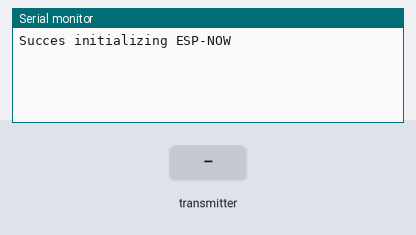
Recording of a sketch running on a simulated ESP32. On the bench: the last lines printed to the serial monitor. The inputs (shaded band) are chosen by the test bench.

Above: at 1.2 s.
1.3 s: the transmitter starts sending x = 0
At 1.61 s:
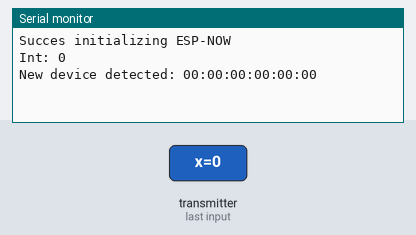
2.8 s: the transmitter starts sending x = 1024
At 3.11 s:
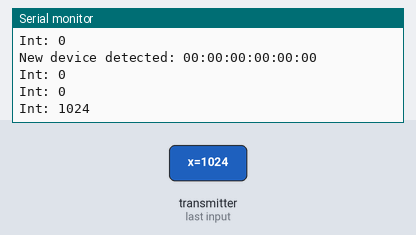

The sketch:

RECIEVER_ESP_NOW.ino
```cpp
#include <esp_now.h>
#include <WiFi.h>

#define MAX_DEV 10

typedef struct messege_struct{
  int x;
} messege_struct;

messege_struct myMessege;

uint8_t knownDevices[MAX_DEV] [6];
int devKnown = 0;

bool isNewDev(const uint8_t *mac){
  for(int i=0; i<devKnown; i++){
    if(memcmp(mac, knownDevices[i], 6)==0){
      return false;
    }
  }

  if(devKnown<MAX_DEV){
    memcpy(knownDevices[devKnown], mac,6);
    devKnown++;
  }
  return true;
}

void printMac(const uint8_t *mac) {
  for (int i = 0; i < 6; i++) {
    if (mac[i] < 16) Serial.print("0");
    Serial.print(mac[i], HEX);
    if (i < 5) Serial.print(":");
  }
}

void OnDataRecv(const uint8_t * mac, const uint8_t *incomingData, int len) {
  memcpy(&myMessege, incomingData, sizeof(myMessege));
  Serial.print("Int: ");
  Serial.println(myMessege.x);

  if (isNewDev(mac)){
    Serial.print("New device detected: ");
    printMac(mac);
    Serial.println();
  }
}

void setup() {
    Serial.begin(9600);
  Serial.println("\n");
  WiFi.mode(WIFI_STA);
  // Init ESP-NOW
  if (esp_now_init() != ESP_OK) {
    Serial.println("Error initializing ESP-NOW");
    return;
  }
  else{
    Serial.println("Succes initializing ESP-NOW");
  }
  esp_now_register_recv_cb(esp_now_recv_cb_t(OnDataRecv));
}

void loop(){

}
```

Measured:
- after the input at 1.3 s, the serial monitor: prints a new line at once (image 1)
- after the input at 2.8 s, the serial monitor: prints a new line at once (image 2)
